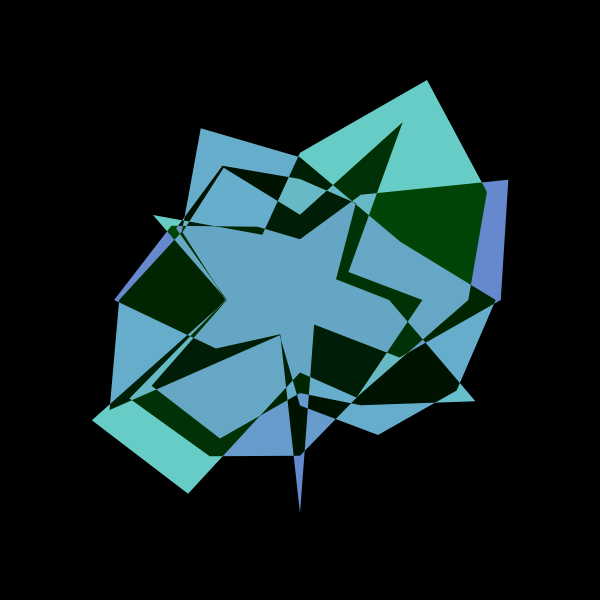
Frame 1 (no input)
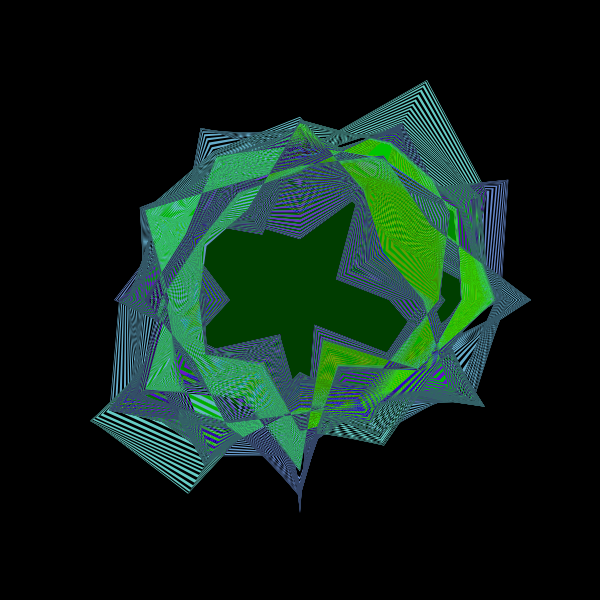
Frame 60 (no input)
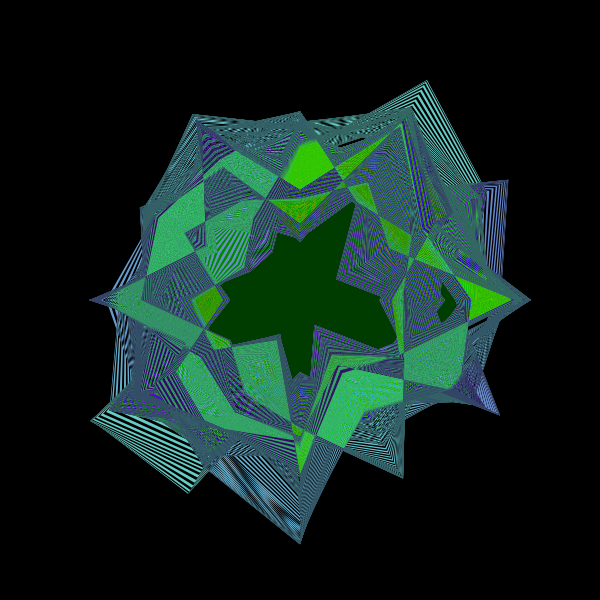
Frame 120 (the mouse pressed at the canvas centre since frame 60)

The p5.js sketch that drew these frames (run headless with seeded random() and noise() and a simulated clock; from frame 60 on, the mouse is pressed at the canvas centre):

// p5.js sketch
// ── sketch.js
let ecken = 12;

function setup() {
  createCanvas(600, 600);
  colorMode(HSB)
  background(0)
 
}

function draw() {
  
 
 // background(0)
  
  blendMode(DIFFERENCE)
  
  angleMode(DEGREES)
  translate(width/2, height/2)
  
  for (let s = 0; s<5; s++){
    
    fill(220 * (1-s*0.05), 50, 80);
  
    beginShape()
    for (let i = 0; i < ecken + 3; i++){
      let amp = noise(s, i%ecken, frameCount/100) *300;
      let angle = 360 / ecken;
      let x = cos(i * angle) * amp;
      let y = sin(i * angle) * amp;
      vertex(x, y);
      
    }
  
  endShape();
  }
  
}
